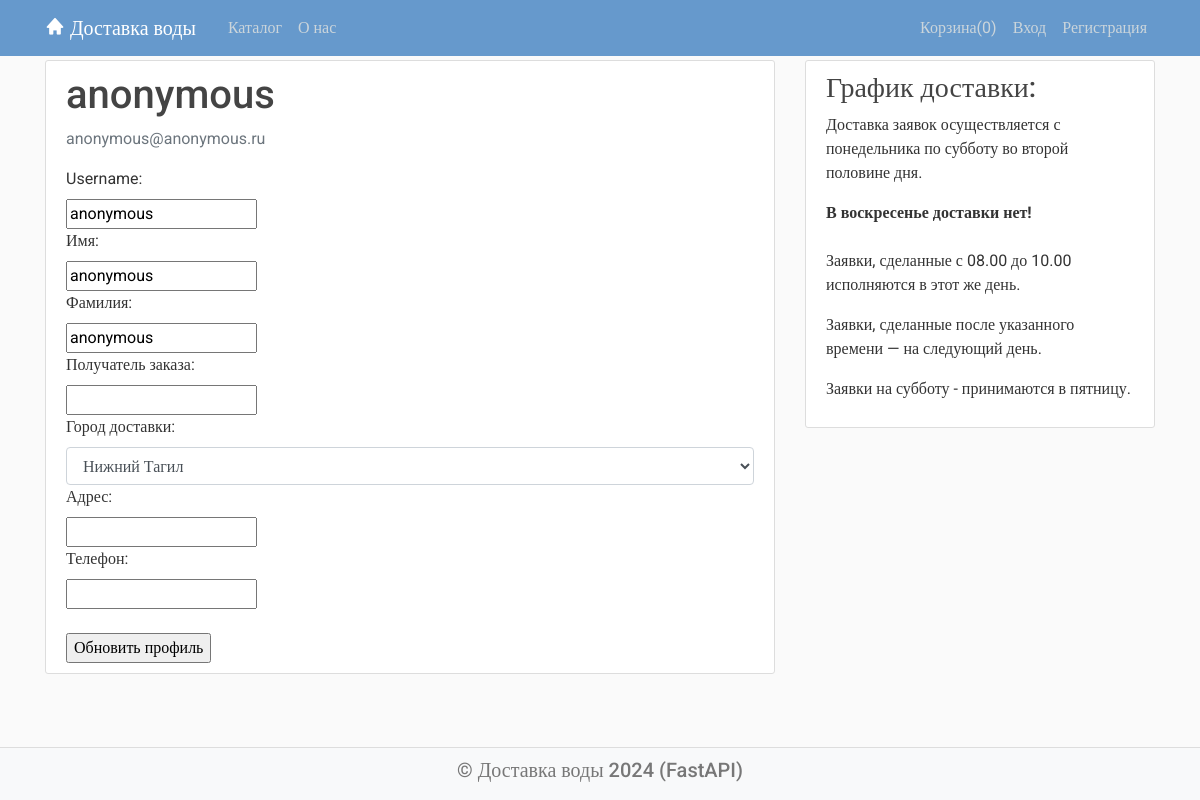
Before: /user/profile with the older database file.
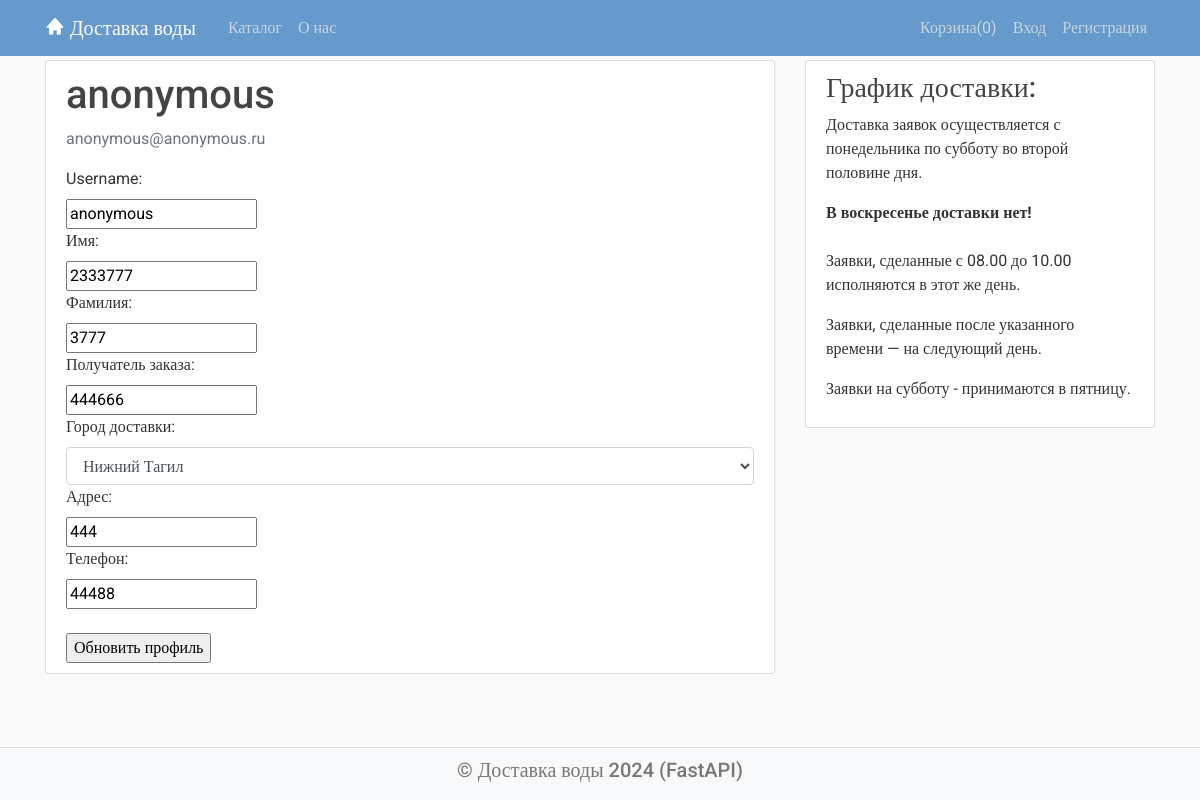
After: the same page with the newer database file.
### models/user.py (models this page shows)
class Profile(Base):
    __tablename__ = 'profiles'
    id = Column(Integer, primary_key=True, index=True)
    firstname = Column(String, default=None)
    lastname = Column(String, default=None)
    customer_name = Column(String, default=None)
    phone = Column(String, default=None)
    address = Column(String, default=None)
    user_id = Column(Integer, ForeignKey('users.id'), index=True, nullable=False)
    user = relationship('User', back_populates='profile')
    city_id = Column(Integer, ForeignKey('cities.id'), index=True, default=None)
    city = relationship("City", back_populates="profiles")
    is_manager = Column(Boolean, default=False)
    is_courier = Column(Boolean, default=False)

### routers/user.py (the view)
@router.get("/profile", response_class=HTMLResponse)
async def get_profile(request: Request, db: Annotated[Session, Depends(get_db)], ):
    messages = request.session.get('messages', [])
    user = get_current_user(request, db)  # получаем текущего пользователя
    cities = get_cities(db)  # получаем список городов
    return templates.TemplateResponse("/users/profile.html",
                                      {"request": request,
                                       "cities": cities,
                                       "cart_items_count": request.session.get("cart_items_count", 0),
                                       "user": user,
                                       "messages": messages})

### templates/users/profile.html
{% extends "main.html" %}
{% block content %}
<div class="content-section" xmlns="http://www.w3.org/1999/html">
    <div class="media">
        <div class="media-body">
            <h2 class="account-heading">{{ user.username }}</h2>
            <p class="text-secondary">{{ user.email }}</p>
        </div>
    </div>
    <form action="/user/update" method="post">
        <label for="username">Username:</label><br>
        <input type="text" id="username" name="username" value="{{ user.username }}" required><br>
        <label for="firstname">Имя:</label><br>
        <input type="text" id="firstname" name="firstname" value="{{ user.profile.firstname }}" required><br>
        <label for="lastname">Фамилия:</label><br>
        <input type="text" id="lastname" name="lastname" value="{{ user.profile.lastname }}" required><br>
        <label for="customer_name">Получатель заказа:</label><br>
        <input type="text" id="customer_name" name="customer_name" value="{{ user.profile.customer_name }}"
               required><br>
        <label for="city">Город доставки:</label>
        <select id="city" name="city" class="form-control" required>
            {% for city in cities %}
            <option value="{{ city.id }}" {{'selected' if city.id == user.profile.city_id else '-----'}}>{{ city.name }}</option>
            {% endfor %}
        </select>
        <label for="address">Адрес:</label><br>
        <input type="text" id="address" name="address" value="{{ user.profile.address }}" required><br>
        <label for="phone">Телефон:</label><br>
        <input type="text" id="phone" name="phone" value="{{ user.profile.phone }}" required><br>
        <br>
        <input type="submit" value="Обновить профиль">
    </form>
</div>
{% endblock content %}

Changed rows visible on the page:
changed Profile: firstname "anonymous" → "2333777"; lastname "anonymous" → "3777"; customer_name (not shown) → "444666"; address (not shown) → "444"; phone (not shown) → "44488"
